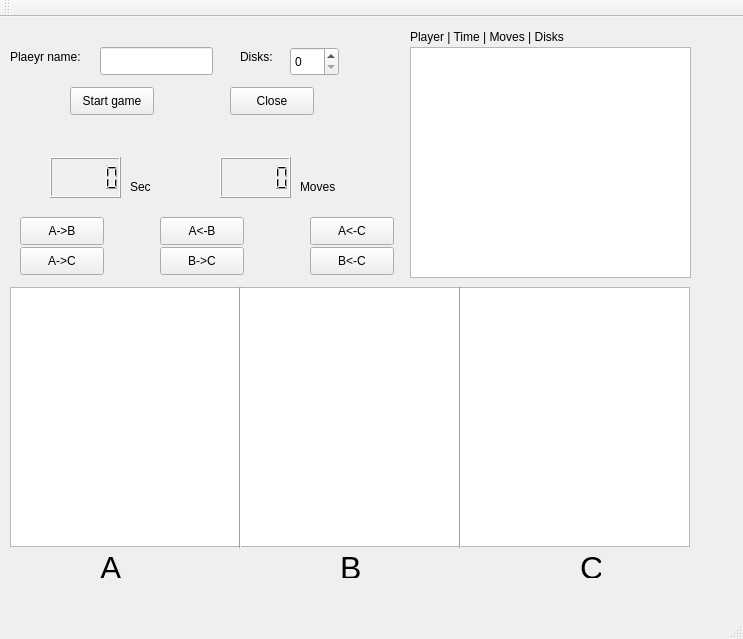
<?xml version="1.0" encoding="UTF-8"?>
<ui version="4.0">
 <class>MainWindow</class>
 <widget class="QMainWindow" name="MainWindow">
  <property name="geometry">
   <rect>
    <x>0</x>
    <y>0</y>
    <width>743</width>
    <height>639</height>
   </rect>
  </property>
  <property name="windowTitle">
   <string>MainWindow</string>
  </property>
  <widget class="QWidget" name="centralWidget">
   <widget class="QGraphicsView" name="graphicsView">
    <property name="geometry">
     <rect>
      <x>10</x>
      <y>270</y>
      <width>680</width>
      <height>260</height>
     </rect>
    </property>
   </widget>
   <widget class="QPushButton" name="pushButtonAtoB">
    <property name="geometry">
     <rect>
      <x>20</x>
      <y>200</y>
      <width>84</width>
      <height>28</height>
     </rect>
    </property>
    <property name="text">
     <string>A-&gt;B</string>
    </property>
   </widget>
   <widget class="QPushButton" name="pushButtonAtoC">
    <property name="geometry">
     <rect>
      <x>20</x>
      <y>230</y>
      <width>84</width>
      <height>28</height>
     </rect>
    </property>
    <property name="text">
     <string>A-&gt;C</string>
    </property>
   </widget>
   <widget class="QPushButton" name="pushButtonBtoA">
    <property name="geometry">
     <rect>
      <x>160</x>
      <y>200</y>
      <width>84</width>
      <height>28</height>
     </rect>
    </property>
    <property name="text">
     <string>A&lt;-B</string>
    </property>
   </widget>
   <widget class="QPushButton" name="pushButtonBtoC">
    <property name="geometry">
     <rect>
      <x>160</x>
      <y>230</y>
      <width>84</width>
      <height>28</height>
     </rect>
    </property>
    <property name="text">
     <string>B-&gt;C</string>
    </property>
   </widget>
   <widget class="QPushButton" name="pushButtonCtoA">
    <property name="geometry">
     <rect>
      <x>310</x>
      <y>200</y>
      <width>84</width>
      <height>28</height>
     </rect>
    </property>
    <property name="text">
     <string>A&lt;-C</string>
    </property>
   </widget>
   <widget class="QPushButton" name="pushButtonCtoB">
    <property name="geometry">
     <rect>
      <x>310</x>
      <y>230</y>
      <width>84</width>
      <height>28</height>
     </rect>
    </property>
    <property name="text">
     <string>B&lt;-C</string>
    </property>
   </widget>
   <widget class="QLabel" name="labelHighscores">
    <property name="geometry">
     <rect>
      <x>410</x>
      <y>10</y>
      <width>281</width>
      <height>20</height>
     </rect>
    </property>
    <property name="text">
     <string>Player | Time | Moves | Disks</string>
    </property>
   </widget>
   <widget class="QPushButton" name="pushButtonStart">
    <property name="geometry">
     <rect>
      <x>70</x>
      <y>70</y>
      <width>84</width>
      <height>28</height>
     </rect>
    </property>
    <property name="text">
     <string>Start game</string>
    </property>
   </widget>
   <widget class="QPushButton" name="pushButton_8">
    <property name="geometry">
     <rect>
      <x>230</x>
      <y>70</y>
      <width>84</width>
      <height>28</height>
     </rect>
    </property>
    <property name="text">
     <string>Close</string>
    </property>
   </widget>
   <widget class="QLCDNumber" name="lcdNumberSec">
    <property name="geometry">
     <rect>
      <x>50</x>
      <y>140</y>
      <width>71</width>
      <height>41</height>
     </rect>
    </property>
   </widget>
   <widget class="QLCDNumber" name="lcdNumberMoves">
    <property name="geometry">
     <rect>
      <x>220</x>
      <y>140</y>
      <width>71</width>
      <height>41</height>
     </rect>
    </property>
   </widget>
   <widget class="QLabel" name="labelSec">
    <property name="geometry">
     <rect>
      <x>130</x>
      <y>160</y>
      <width>63</width>
      <height>20</height>
     </rect>
    </property>
    <property name="text">
     <string>Sec</string>
    </property>
   </widget>
   <widget class="QLabel" name="labelMoves">
    <property name="geometry">
     <rect>
      <x>300</x>
      <y>160</y>
      <width>63</width>
      <height>20</height>
     </rect>
    </property>
    <property name="text">
     <string>Moves</string>
    </property>
   </widget>
   <widget class="QSpinBox" name="spinBox">
    <property name="geometry">
     <rect>
      <x>290</x>
      <y>30</y>
      <width>49</width>
      <height>29</height>
     </rect>
    </property>
   </widget>
   <widget class="QLineEdit" name="lineEdit">
    <property name="geometry">
     <rect>
      <x>100</x>
      <y>30</y>
      <width>113</width>
      <height>28</height>
     </rect>
    </property>
   </widget>
   <widget class="QLabel" name="labelPlayerName">
    <property name="geometry">
     <rect>
      <x>10</x>
      <y>30</y>
      <width>91</width>
      <height>20</height>
     </rect>
    </property>
    <property name="text">
     <string>Plaeyr name:</string>
    </property>
   </widget>
   <widget class="QLabel" name="labelDisks">
    <property name="geometry">
     <rect>
      <x>240</x>
      <y>30</y>
      <width>41</width>
      <height>20</height>
     </rect>
    </property>
    <property name="text">
     <string>Disks:</string>
    </property>
   </widget>
   <widget class="QListWidget" name="listWidget">
    <property name="geometry">
     <rect>
      <x>410</x>
      <y>30</y>
      <width>281</width>
      <height>231</height>
     </rect>
    </property>
   </widget>
   <widget class="Line" name="line">
    <property name="geometry">
     <rect>
      <x>230</x>
      <y>270</y>
      <width>20</width>
      <height>261</height>
     </rect>
    </property>
    <property name="orientation">
     <enum>Qt::Vertical</enum>
    </property>
   </widget>
   <widget class="Line" name="line_2">
    <property name="geometry">
     <rect>
      <x>450</x>
      <y>270</y>
      <width>20</width>
      <height>261</height>
     </rect>
    </property>
    <property name="orientation">
     <enum>Qt::Vertical</enum>
    </property>
   </widget>
   <widget class="QLabel" name="labelA">
    <property name="geometry">
     <rect>
      <x>100</x>
      <y>540</y>
      <width>21</width>
      <height>21</height>
     </rect>
    </property>
    <property name="font">
     <font>
      <pointsize>24</pointsize>
     </font>
    </property>
    <property name="text">
     <string>A</string>
    </property>
   </widget>
   <widget class="QLabel" name="labelB">
    <property name="geometry">
     <rect>
      <x>340</x>
      <y>540</y>
      <width>21</width>
      <height>21</height>
     </rect>
    </property>
    <property name="font">
     <font>
      <pointsize>24</pointsize>
     </font>
    </property>
    <property name="text">
     <string>B</string>
    </property>
   </widget>
   <widget class="QLabel" name="labelC">
    <property name="geometry">
     <rect>
      <x>580</x>
      <y>540</y>
      <width>21</width>
      <height>21</height>
     </rect>
    </property>
    <property name="font">
     <font>
      <pointsize>24</pointsize>
     </font>
    </property>
    <property name="text">
     <string>C</string>
    </property>
   </widget>
   <widget class="QLabel" name="labelInfo">
    <property name="geometry">
     <rect>
      <x>72</x>
      <y>109</y>
      <width>241</width>
      <height>31</height>
     </rect>
    </property>
    <property name="text">
     <string/>
    </property>
    <property name="alignment">
     <set>Qt::AlignCenter</set>
    </property>
   </widget>
   <widget class="QLabel" name="labelWon">
    <property name="geometry">
     <rect>
      <x>150</x>
      <y>340</y>
      <width>411</width>
      <height>111</height>
     </rect>
    </property>
    <property name="font">
     <font>
      <family>Console</family>
      <pointsize>24</pointsize>
      <weight>75</weight>
      <bold>true</bold>
     </font>
    </property>
    <property name="text">
     <string/>
    </property>
    <property name="alignment">
     <set>Qt::AlignCenter</set>
    </property>
   </widget>
  </widget>
  <widget class="QMenuBar" name="menuBar">
   <property name="geometry">
    <rect>
     <x>0</x>
     <y>0</y>
     <width>743</width>
     <height>25</height>
    </rect>
   </property>
  </widget>
  <widget class="QToolBar" name="mainToolBar">
   <attribute name="toolBarArea">
    <enum>TopToolBarArea</enum>
   </attribute>
   <attribute name="toolBarBreak">
    <bool>false</bool>
   </attribute>
  </widget>
  <widget class="QStatusBar" name="statusBar"/>
 </widget>
 <layoutdefault spacing="6" margin="11"/>
 <resources/>
 <connections>
  <connection>
   <sender>pushButton_8</sender>
   <signal>clicked()</signal>
   <receiver>MainWindow</receiver>
   <slot>close()</slot>
   <hints>
    <hint type="sourcelabel">
     <x>312</x>
     <y>119</y>
    </hint>
    <hint type="destinationlabel">
     <x>368</x>
     <y>146</y>
    </hint>
   </hints>
  </connection>
 </connections>
</ui>
